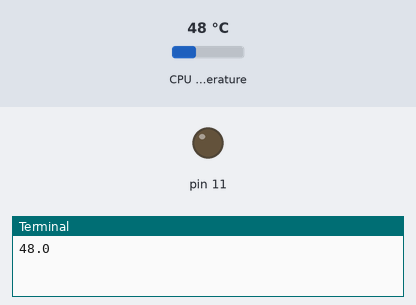
Recording of a program running on a simulated Raspberry Pi (header pin numbers). Shown: output pins drawn as LEDs (lit = HIGH), the last lines printed to the terminal. The test bench sets the inputs (shaded band); at power-on: CPU temperature 48 °C.

Above: at 1.2 s.
1.3 s: CPU temperature set to 55 °C
11.3 s: CPU temperature set to 58 °C
At 21.2 s:
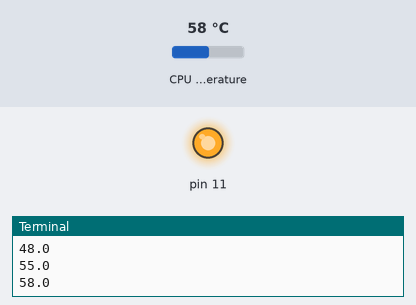
21.5 s: CPU temperature set to 31 °C
At 30.8 s:
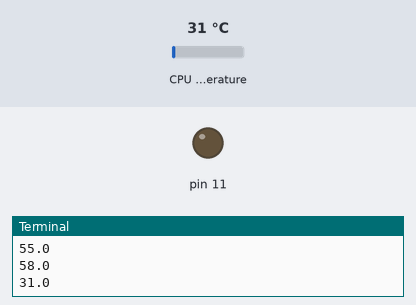
31.5 s: CPU temperature set to 71 °C
At 41.4 s:
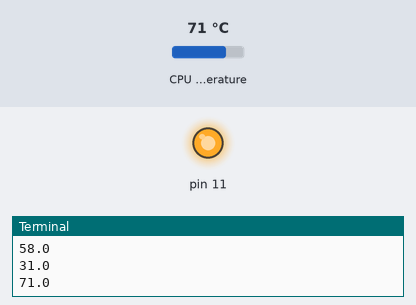
Timing chart, 0 to 42.5 s (numbered marks = the images above; inputs shaded):
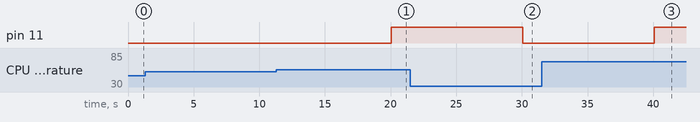

Measured:
- the behaviour switches between 56 and 57 °C on CPU temperature (found by bisection; images 0 and 1)
- after the input at 11.3 s, pin 11: LOW → HIGH after 8.7 s
- after the input at 21.5 s, pin 11: HIGH → LOW after 8.6 s
- after the input at 31.5 s, pin 11: LOW → HIGH after 8.6 s

The program:

pi-gpio-fan-control.py
```python
#!/usr/bin/env python3

import subprocess
import time
import RPi.GPIO as GPIO

# zet de pinout op BOARD en adresseer pin11 (GPIO17)
GPIO.setmode(GPIO.BOARD)
GPIO.setup(11, GPIO.OUT)

# set de drempelwaarden
ondergrens = 60
bovengrens = 57

def meetTemperatuur():
    # Meet de temperatuur van de CPU:
    output = subprocess.run(['cat', '/sys/class/thermal/thermal_zone0/temp'], stdout=subprocess.PIPE)
    # CompletedProcess(args=[   'cat',
    #                            '/sys/class/thermal/thermal_zone0/temp'],
    #                            returncode=0,
    #                            stdout=b'58426\n',
    #                            stderr=b''
    #                            )
    temp_str = output.stdout.decode()
    # >>> temp_str
    # '58426\n'
    cpu_temp = (int(temp_str.split('\\')[0]))/1000
    print(cpu_temp)
    return cpu_temp

def main():
    while True:
        cpu_temp = meetTemperatuur()
        if cpu_temp >= bovengrens:
            GPIO.output(11, 1)
        elif cpu_temp <= ondergrens:
            GPIO.output(11, 0)
        time.sleep(10)

if __name__ == '__main__':
    main()
```
